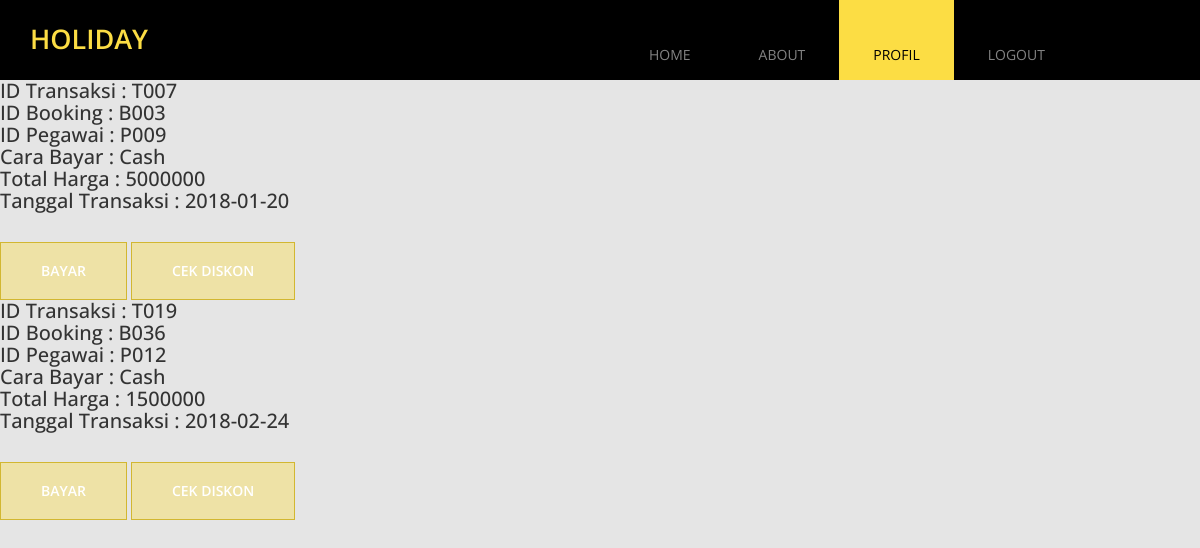
Page /transaksi.php (signed in) on the committed database.
### tables this page shows
CREATE TABLE TRANSAKSI
(
   NO_TRANSAKSI		INT,   
   ID_TRANSAKSI         CHAR(4) NOT NULL,
   ID_BOOKING        	CHAR(4) NOT NULL,
   ID_PEGAWAI		CHAR(4) NOT NULL,
   CARA_PEMBAYARAN	VARCHAR(50),
   TOTAL_HARGA  	INT,
   TGL_TRANSAKSI	DATE,
   PRIMARY KEY (ID_TRANSAKSI),
   FOREIGN KEY (ID_BOOKING) REFERENCES BOOKINGS(ID_BOOKING) ON DELETE CASCADE,
   FOREIGN KEY (ID_PEGAWAI) REFERENCES PEGAWAI(ID_PEGAWAI) ON DELETE CASCADE
);

### transaksi.php (the view, shortened to what this page needs)
<?php
	include('server.php');
?>
<!DOCTYPE html>
<html>
<head>
  <link href="css/font-awesome.min.css" rel="stylesheet">
  <link href="css/bootstrap.min.css" rel="stylesheet">
  <link href="css/bootstrap-datetimepicker.min.css" rel="stylesheet">
  <link href="css/flexslider.css" rel="stylesheet">
  <link href="css/templatemo-style.css" rel="stylesheet">
  </head>
  <body class="tm-gray-bg">
  	<div class="tm-header">
  		<div class="container">
  			<div class="row">
  				<div class="col-lg-6 col-md-4 col-sm-3 tm-site-name-container">
  					<a href="#" class="tm-site-name">Holiday</a>
  				</div>
	  			<div class="col-lg-6 col-md-8 col-sm-9">
	  				<nav class="tm-nav">
						<ul>
							<li><a href="index.php" >Home</a></li>
							<li><a href="about.php">About</a></li>
							<li><a href="profil.php" class="active">Profil</a></li>
							<li><a href="logout.php">Logout</a></li>
						</ul>
					</nav>
	  			</div>
  			</div>
  		</div>
  	</div>
	<?php
			$usern = $_SESSION['username'];
			$query1 = "SELECT id_pelanggan FROM pelanggan WHERE pelanggan.`username_pelanggan` = '$usern'";
			$results = $db->query($query1);
			if($row = $results->fetch_assoc()){
				$userid = $row['id_pelanggan'];
			}
			$query = "SELECT transaksi.* FROM transaksi JOIN bookings ON transaksi.`ID_BOOKING` = bookings.`ID_BOOKING` AND bookings.`ID_PELANGGAN` = '$userid'";
	        $result = $db->query($query);
	        while($row = $result->fetch_assoc()){
				echo "<div class='transaction' style='margin: auto;'>
						<h1 style='font-size: 20px'  class='tm-red-text'>ID <span style='font-size: 20px' class='tm-red-text'>Transaksi : $row[ID_TRANSAKSI]</span></h1>
						<h1 style='font-size: 20px'  class='tm-red-text'>ID <span style='font-size: 20px'  class='tm-red-text'>Booking : $row[ID_BOOKING]</span></h1>
						<h1 style='font-size: 20px'  class='tm-red-text'>ID <span style='font-size: 20px'  class='tm-red-text'>Pegawai : $row[ID_PEGAWAI]</span></h1>
						<h1 style='font-size: 20px'  class='tm-red-text'>Cara <span style='font-size: 20px'  class='tm-red-text'>Bayar : $row[CARA_PEMBAYARAN]</span></h1>
						<h1 style='font-size: 20px'  class='tm-red-text'>Total <span style='font-size: 20px'  class='tm-red-text'>Harga : $row[TOTAL_HARGA]</span></h1>
						<h1 style='font-size: 20px'  class='tm-red-text'>Tanggal <span style='font-size: 20px'  class='tm-red-text'>Transaksi : $row[TGL_TRANSAKSI]</span></h1>
						<a href='bayar.php?=' class='tm-banner-link'>BAYAR</a>
						<a href='cekdiskon.php?id_book=$row[ID_BOOKING]' class='tm-banner-link'>CEK DISKON</a>
					</div>";
			}
	?>
</body>
</html>

### css/templatemo-style.css (style rules this page uses)
ul,p { margin: 0; padding: 0; }
h1,h2,h3 { margin: 0; padding: 0; }
h1,h2,h3,a,p { font-family: 'Open Sans', sans-serif; }
body { overflow-x: hidden; }
.tm-header { background: #000000; height: 80px; position: relative; z-index: 100; }
.tm-site-name-container { padding-top: 20px; }
.tm-site-name { color: #FCDD44; font-size: 27px; font-weight: 600; text-transform: uppercase; }
.tm-nav { display: block; overflow: hidden; }
.tm-nav li { list-style: none; float: left; }
.tm-nav li a { color: #838383; display: block; padding: 45px 34px 15px 34px; text-transform: uppercase; transition: all 0.3s ease; }
.tm-nav li a.active, .tm-nav li a:focus, .tm-nav li a:hover { background: #FCDD44; color: #000; }
.tm-banner-title, .tm-banner-subtitle, .tm-banner-link { text-transform: uppercase; }
.tm-banner-link { background: rgba(252, 221, 68, 0.39) none repeat scroll 0% 0%; border: 1px solid #D2B731; color: #FFF; font-weight: 600; display: inline-block; padding: 18px 40px; margin-top: 30px; transition: all 0.3s ease; }
.tm-gray-bg { background-color: #E5E5E5; }

### rows in the picture
transaksi: ID_TRANSAKSI "T007", ID_BOOKING "B003", ID_PEGAWAI "P009", CARA_PEMBAYARAN "Cash", TOTAL_HARGA "5000000", TGL_TRANSAKSI "2018-01-20"
transaksi: ID_TRANSAKSI "T019", ID_BOOKING "B036", ID_PEGAWAI "P012", CARA_PEMBAYARAN "Cash", TOTAL_HARGA "1500000", TGL_TRANSAKSI "2018-02-24"
